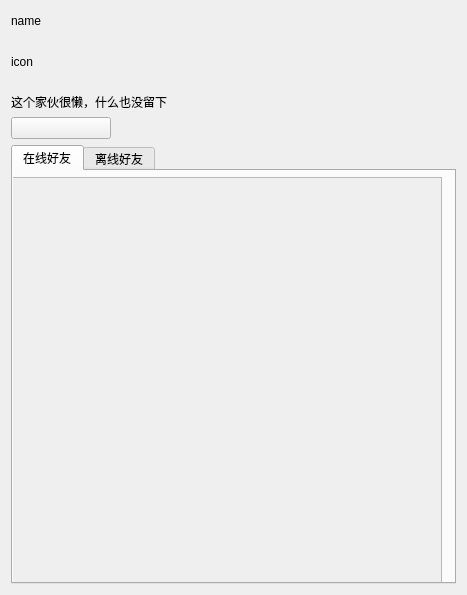
<?xml version="1.0" encoding="UTF-8"?>
<ui version="4.0">
 <class>CFriendList</class>
 <widget class="QWidget" name="CFriendList">
  <property name="geometry">
   <rect>
    <x>0</x>
    <y>0</y>
    <width>467</width>
    <height>595</height>
   </rect>
  </property>
  <property name="windowTitle">
   <string>Form</string>
  </property>
  <layout class="QVBoxLayout" name="verticalLayout">
   <item>
    <widget class="QLabel" name="lb_name">
     <property name="minimumSize">
      <size>
       <width>150</width>
       <height>20</height>
      </size>
     </property>
     <property name="maximumSize">
      <size>
       <width>150</width>
       <height>20</height>
      </size>
     </property>
     <property name="text">
      <string>name</string>
     </property>
    </widget>
   </item>
   <item>
    <widget class="QLabel" name="lb_icon">
     <property name="minimumSize">
      <size>
       <width>50</width>
       <height>50</height>
      </size>
     </property>
     <property name="maximumSize">
      <size>
       <width>50</width>
       <height>16777215</height>
      </size>
     </property>
     <property name="text">
      <string>icon</string>
     </property>
     <property name="scaledContents">
      <bool>true</bool>
     </property>
    </widget>
   </item>
   <item>
    <widget class="QLabel" name="lb_signed">
     <property name="text">
      <string>这个家伙很懒，什么也没留下</string>
     </property>
    </widget>
   </item>
   <item>
    <widget class="QPushButton" name="pb_addFriend">
     <property name="maximumSize">
      <size>
       <width>100</width>
       <height>16777215</height>
      </size>
     </property>
     <property name="text">
      <string/>
     </property>
     <property name="icon">
      <iconset>
       <normaloff>:/addFriend/a3f92ae9_E771320_0737bafa.png</normaloff>:/addFriend/a3f92ae9_E771320_0737bafa.png</iconset>
     </property>
     <property name="checkable">
      <bool>false</bool>
     </property>
    </widget>
   </item>
   <item>
    <widget class="QTabWidget" name="tbWidget_friend">
     <property name="currentIndex">
      <number>0</number>
     </property>
     <widget class="QWidget" name="tb_online">
      <attribute name="title">
       <string>在线好友</string>
      </attribute>
      <widget class="QScrollArea" name="sca_online">
       <property name="geometry">
        <rect>
         <x>-1</x>
         <y>6</y>
         <width>430</width>
         <height>431</height>
        </rect>
       </property>
       <property name="widgetResizable">
        <bool>true</bool>
       </property>
       <widget class="QWidget" name="sca_inOnline">
        <property name="geometry">
         <rect>
          <x>0</x>
          <y>0</y>
          <width>400</width>
          <height>429</height>
         </rect>
        </property>
        <property name="maximumSize">
         <size>
          <width>400</width>
          <height>16777215</height>
         </size>
        </property>
        <layout class="QVBoxLayout" name="verticalLayout_3">
         <item>
          <widget class="QWidget" name="wdg_online" native="true">
           <property name="minimumSize">
            <size>
             <width>0</width>
             <height>51</height>
            </size>
           </property>
           <property name="maximumSize">
            <size>
             <width>16777215</width>
             <height>16777215</height>
            </size>
           </property>
           <zorder>verticalSpacer</zorder>
           <zorder>verticalSpacer</zorder>
          </widget>
         </item>
         <item>
          <spacer name="verticalSpacer">
           <property name="orientation">
            <enum>Qt::Vertical</enum>
           </property>
           <property name="sizeHint" stdset="0">
            <size>
             <width>375</width>
             <height>346</height>
            </size>
           </property>
          </spacer>
         </item>
        </layout>
       </widget>
      </widget>
     </widget>
     <widget class="QWidget" name="tb_offline">
      <attribute name="title">
       <string>离线好友</string>
      </attribute>
      <widget class="QScrollArea" name="sca_offline">
       <property name="geometry">
        <rect>
         <x>-1</x>
         <y>6</y>
         <width>430</width>
         <height>431</height>
        </rect>
       </property>
       <property name="maximumSize">
        <size>
         <width>485</width>
         <height>491</height>
        </size>
       </property>
       <property name="widgetResizable">
        <bool>true</bool>
       </property>
       <widget class="QWidget" name="sca_inOffline">
        <property name="geometry">
         <rect>
          <x>0</x>
          <y>0</y>
          <width>400</width>
          <height>429</height>
         </rect>
        </property>
        <property name="maximumSize">
         <size>
          <width>400</width>
          <height>16777215</height>
         </size>
        </property>
        <layout class="QVBoxLayout" name="verticalLayout_2">
         <item>
          <widget class="QWidget" name="wdg_offline" native="true">
           <property name="minimumSize">
            <size>
             <width>406</width>
             <height>51</height>
            </size>
           </property>
           <property name="maximumSize">
            <size>
             <width>406</width>
             <height>16777215</height>
            </size>
           </property>
          </widget>
         </item>
         <item>
          <spacer name="verticalSpacer_2">
           <property name="orientation">
            <enum>Qt::Vertical</enum>
           </property>
           <property name="sizeHint" stdset="0">
            <size>
             <width>20</width>
             <height>406</height>
            </size>
           </property>
          </spacer>
         </item>
        </layout>
       </widget>
      </widget>
     </widget>
    </widget>
   </item>
  </layout>
 </widget>
 <resources/>
 <connections/>
</ui>
